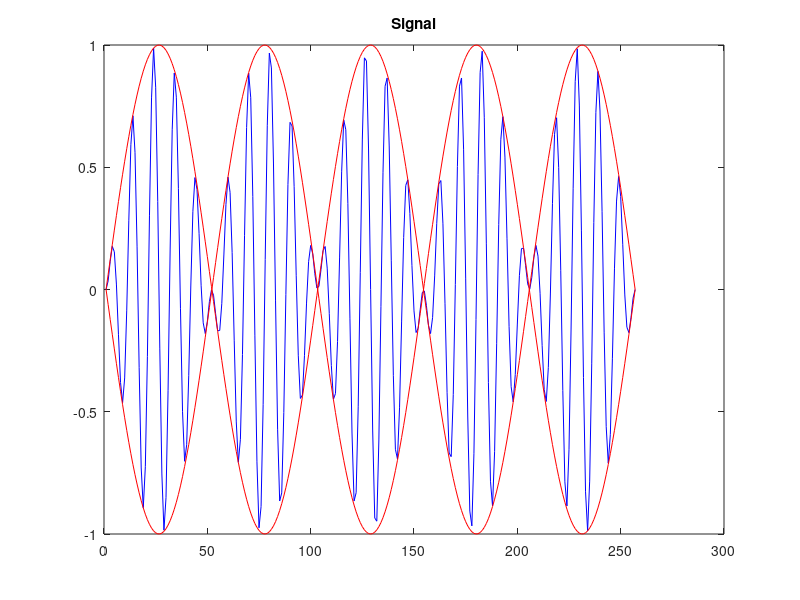

Here is the MATLAB script that generated this plot:
mkdir 'signal';
mkdir 'spectre';
tmax = 0.5;
fd = 512;
f1 = 5;
f2 = 50;
fd2 = fd/2;
t = 0:1./fd:tmax;
signal1 = sin(2*pi*t*f1);
signal2 = sin(2*pi*t*f2);
signal = signal1 .* signal2;
 plot(signal, 'b');
hold on
plot(signal1, 'r');
plot(-signal1, 'r');
hold off
title('Signal');
print 'signal/am.png';
spectre = fft(signal,fd);
f = 1000*(0:fd2)./(2*fd);
spectre = 2*sqrt(spectre.*conj(spectre))./fd2;
plot(f,spectre(1:fd2+1), 'b')
xlim([0 100]);